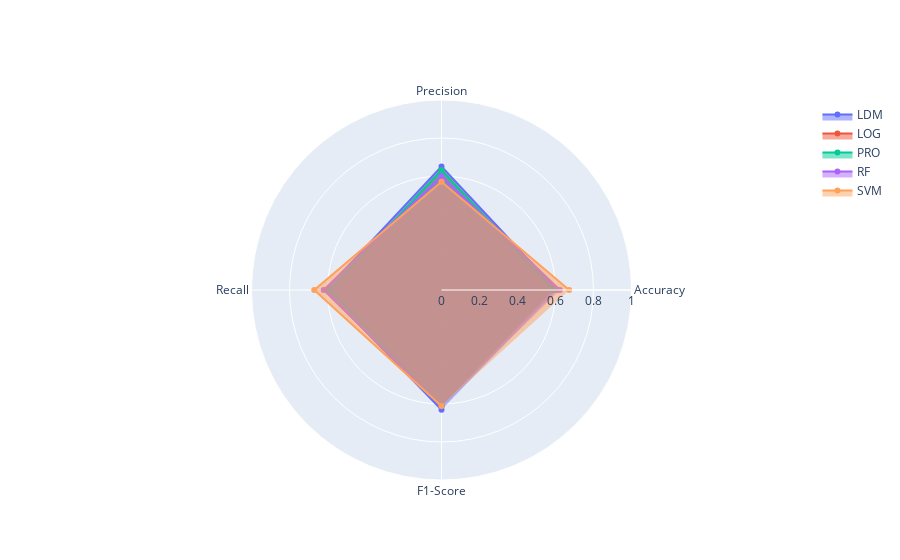

Notebook cell for this chart:
### Code cell
## Function

def ModelPerformance(data, response):
    """
    hello
    """
    # Preprocessing
    X = data.loc[:, data.columns[data.columns != response]] 
    Y = data[response]
    X_train, X_test, Y_train, Y_test = train_test_split(X, Y, test_size=0.2, random_state=13)

    numeric_features = data.columns[data.dtypes == "int64"]
    categorical_features = data.columns[(data.dtypes == "category") & (data.columns != response)]
    
    numeric_transformer = Pipeline(steps=[('scaler', StandardScaler())])
    categorical_transformer = Pipeline(steps=[('onehot', OneHotEncoder())])
    
    preprocessor = ColumnTransformer(transformers=[('num', numeric_transformer, numeric_features),
                                               ('cat', categorical_transformer, categorical_features)])
    
    folds = KFold(n_splits=5, shuffle=True, random_state=13)
    
    # Linear Discriminant Model
    ldm_model = Pipeline(steps=[('preprocessor', preprocessor), 
                            ('classifier', LinearDiscriminantAnalysis())])
    ldm_model.fit(X_train, Y_train)
    cv_scores_ldm = cross_val_score(ldm_model, X_train, Y_train, cv=folds, scoring='accuracy')
    Y_pred_ldm = ldm_model.predict(X_test)
    accuracy_ldm = round(accuracy_score(Y_test, Y_pred_ldm),3)
    report_ldm = classification_report(Y_test, Y_pred_ldm)
    precision_ldm = float(re.search(r'weighted avg\s+([\d.]+)', report_ldm).group(1))
    recall_ldm = float(re.search(r'weighted avg\s+([\d.]+)\s+([\d.]+)\s+([\d.]+)\s+([\d.]+)', report_ldm).group(2))
    f1_score_ldm = float(re.search(r'weighted avg\s+([\d.]+)\s+([\d.]+)\s+([\d.]+)\s+([\d.]+)', report_ldm).group(3))
    
    # Logistic Regression Model
    log_model = Pipeline(steps=[('preprocessor', preprocessor), 
                            ('classifier', LogisticRegression())])

    log_model.fit(X_train, Y_train)
    cv_scores_log = cross_val_score(log_model, X_train, Y_train, cv=folds, scoring='accuracy')
    Y_pred_log = log_model.predict(X_test)
    accuracy_log = round(accuracy_score(Y_test, Y_pred_log),3)
    report_log = classification_report(Y_test, Y_pred_log)
    precision_log = float(re.search(r'weighted avg\s+([\d.]+)', report_log).group(1))
    recall_log = float(re.search(r'weighted avg\s+([\d.]+)\s+([\d.]+)\s+([\d.]+)\s+([\d.]+)', report_log).group(2))
    f1_score_log = float(re.search(r'weighted avg\s+([\d.]+)\s+([\d.]+)\s+([\d.]+)\s+([\d.]+)', report_log).group(3))
    
    # Probit Regression Model
    probit_model = Pipeline(steps=[('preprocessor', preprocessor), 
                                ('classifier',  LogisticRegression(solver='lbfgs', max_iter=1000, random_state=13))])
    probit_model.fit(X_train, Y_train)
    cv_scores_probit = cross_val_score(probit_model, X_train, Y_train, cv=folds, scoring='accuracy')
    Y_pred_probit = probit_model.predict(X_test)
    accuracy_probit = round(accuracy_score(Y_test, Y_pred_probit),3)
    report_probit = classification_report(Y_test, Y_pred_probit)
    precision_probit = float(re.search(r'weighted avg\s+([\d.]+)', report_probit).group(1))
    recall_probit = float(re.search(r'weighted avg\s+([\d.]+)\s+([\d.]+)\s+([\d.]+)\s+([\d.]+)', report_probit).group(2))
    f1_score_probit = float(re.search(r'weighted avg\s+([\d.]+)\s+([\d.]+)\s+([\d.]+)\s+([\d.]+)', report_probit).group(3))
    
    
    # Random Forest Model
    rf_model = Pipeline(steps=[('preprocessor', preprocessor),
                               ('classifier', RandomForestClassifier(random_state=13))])
    rf_model.fit(X_train, Y_train)
    cv_scores_rf = cross_val_score(rf_model, X_train, Y_train, cv=folds, scoring='accuracy')
    Y_pred_rf = rf_model.predict(X_test)  
    accuracy_rf = round(accuracy_score(Y_test, Y_pred_rf),3)
    report_rf = classification_report(Y_test, Y_pred_rf)
    precision_rf = float(re.search(r'weighted avg\s+([\d.]+)', report_rf).group(1))
    recall_rf = float(re.search(r'weighted avg\s+([\d.]+)\s+([\d.]+)\s+([\d.]+)\s+([\d.]+)', report_rf).group(2))
    f1_score_rf = float(re.search(r'weighted avg\s+([\d.]+)\s+([\d.]+)\s+([\d.]+)\s+([\d.]+)', report_rf).group(3))
    
    # Supported Vector Machine Model
    svm_model = Pipeline(steps=[('preprocessor', preprocessor),
                            ('classifier', SVC(random_state=13))])
    svm_model.fit(X_train, Y_train)
    cv_scores_svm = cross_val_score(svm_model, X_train, Y_train, cv=folds, scoring='accuracy')
    Y_pred_svm = svm_model.predict(X_test)
    accuracy_svm = round(accuracy_score(Y_test, Y_pred_svm),3)
    report_svm = classification_report(Y_test, Y_pred_svm, zero_division=0)
    precision_svm = float(re.search(r'weighted avg\s+([\d.]+)', report_svm).group(1))
    recall_svm = float(re.search(r'weighted avg\s+([\d.]+)\s+([\d.]+)\s+([\d.]+)\s+([\d.]+)', report_svm).group(2))
    f1_score_svm = float(re.search(r'weighted avg\s+([\d.]+)\s+([\d.]+)\s+([\d.]+)\s+([\d.]+)', report_svm).group(3))
    
    # Cross Validation mean score and standard deviation results
    
    cv_scores = pd.DataFrame({"CV Mean Score":[np.mean(cv_scores_ldm),np.mean(cv_scores_log),np.mean(cv_scores_probit),
                                               np.mean(cv_scores_rf),np.mean(cv_scores_svm)],
                             "CV Standard Deviation":[np.std(cv_scores_ldm),np.std(cv_scores_log),np.std(cv_scores_probit),
                                                 np.std(cv_scores_rf),np.std(cv_scores_svm)]})
    cv_scores.index = ["LDM","LOG","PRO","RF","SVM"]
    
    print("Cross Validation Results: \n")
    
    plt.bar(["LDM","LOG","PRO","RF","SVM"], [np.mean(cv_scores_ldm),np.mean(cv_scores_log),np.mean(cv_scores_probit),
            np.mean(cv_scores_rf),np.mean(cv_scores_svm)], color="forestgreen")
    plt.title("Averages of Cross Validation Scores (Accuracy)")
    plt.xlabel('Models')
    plt.ylabel('Avg. CV Scores')
    plt.show()
    
    plt.bar(["LDM","LOG","PRO","RF","SVM"], [np.std(cv_scores_ldm),np.std(cv_scores_log),np.std(cv_scores_probit),
            np.std(cv_scores_rf),np.std(cv_scores_svm)], color="forestgreen")
    plt.title("Standard Deviations of Cross Validation Scores (Accuracy)")
    plt.xlabel('Models')
    plt.ylabel('Standard Deviations')
    plt.show()
    
    print(cv_scores,"\n")
    
    # Performance Analysis: Accuracy, Precision, Recall, F1-Score
    categories = ["Accuracy","Precision","Recall","F1-Score"]
    fig = go.Figure()
    fig.add_trace(go.Scatterpolar(
      r=[accuracy_ldm,precision_ldm,recall_ldm,f1_score_ldm],
      theta=categories,
      fill='toself',
      name='LDM'
    ))
    fig.add_trace(go.Scatterpolar(
      r=[accuracy_log,precision_log,recall_log,f1_score_log],
      theta=categories,
      fill='toself',
      name='LOG'
    ))
    fig.add_trace(go.Scatterpolar(
      r=[accuracy_probit,precision_probit,recall_probit,f1_score_probit],
      theta=categories,
      fill='toself',
      name='PRO'
    ))
    fig.add_trace(go.Scatterpolar(
      r=[accuracy_rf,precision_rf,recall_rf,f1_score_rf],
      theta=categories,
      fill='toself',
      name='RF'
    ))
    fig.add_trace(go.Scatterpolar(
      r=[accuracy_svm,precision_svm,recall_svm,f1_score_svm],
      theta=categories,
      fill='toself',
      name='SVM'
    ))
    fig.update_layout(
      polar=dict(
        radialaxis=dict(
          visible=True,
          range=[0, 1]
        )),
      showlegend=True
    )
    print("Model Performance Analysis: \n")
    fig.show()
    model_perf = pd.DataFrame({"Accuracy":[accuracy_ldm,accuracy_log,accuracy_probit,accuracy_rf,accuracy_svm],
                               "Precision":[precision_ldm,precision_log,precision_probit,precision_rf,precision_svm],
                               "Recall":[recall_ldm,recall_log,recall_probit,recall_rf,recall_svm],
                               "F1-Score":[f1_score_ldm,f1_score_log,f1_score_probit,f1_score_rf,f1_score_svm]})
    model_perf.index = ["LDM","LOG","PRO","RF","SVM"]
    print(model_perf) 

    return 

ModelPerformance(df, "target")  
print(ModelPerformance.__doc__)

### Figure 1 — Plotly figure (JSON) as saved in the notebook; plotly's stock layout.template omitted (floating-point values rounded to 4 significant figures)
{"data": [{"fill": "toself", "name": "LDM", "r": [0.607, 0.65, 0.61, 0.63], "theta": ["Accuracy", "Precision", "Recall", "F1-Score"], "type": "scatterpolar"}, {"fill": "toself", "name": "LOG", "r": [0.59, 0.63, 0.59, 0.61], "theta": ["Accuracy", "Precision", "Recall", "F1-Score"], "type": "scatterpolar"}, {"fill": "toself", "name": "PRO", "r": [0.59, 0.63, 0.59, 0.61], "theta": ["Accuracy", "Precision", "Recall", "F1-Score"], "type": "scatterpolar"}, {"fill": "toself", "name": "RF", "r": [0.623, 0.6, 0.62, 0.61], "theta": ["Accuracy", "Precision", "Recall", "F1-Score"], "type": "scatterpolar"}, {"fill": "toself", "name": "SVM", "r": [0.672, 0.57, 0.67, 0.61], "theta": ["Accuracy", "Precision", "Recall", "F1-Score"], "type": "scatterpolar"}], "layout": {"polar": {"radialaxis": {"range": [0, 1], "visible": true}}, "showlegend": true}}
